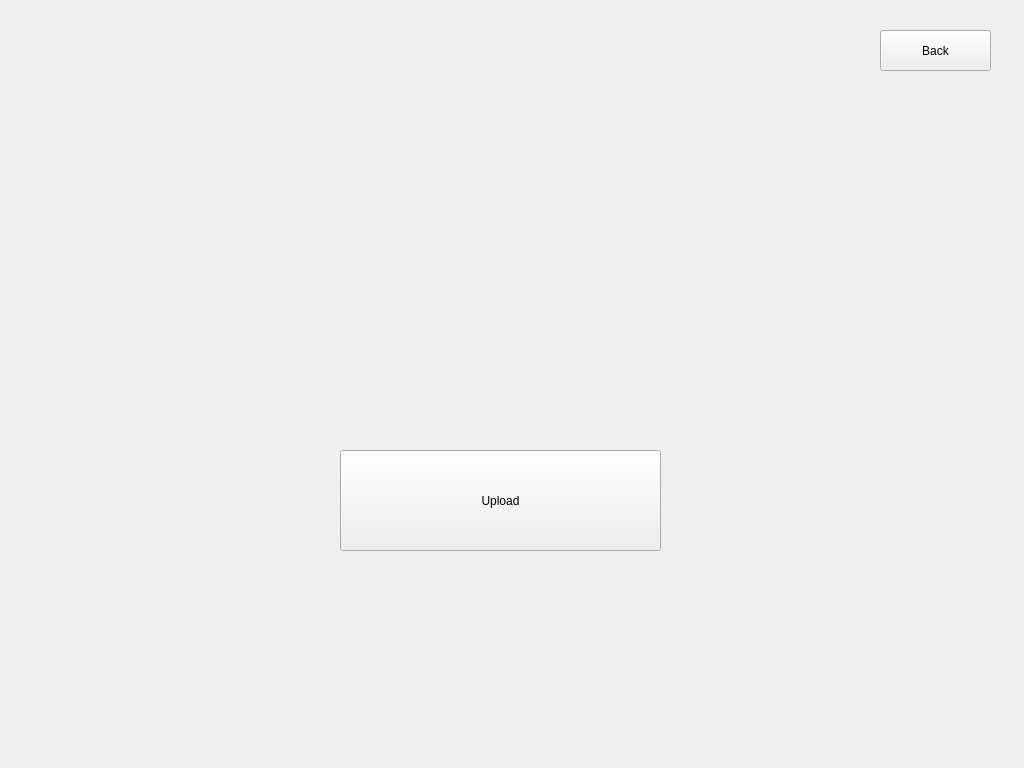
<?xml version="1.0" encoding="UTF-8"?>
<ui version="4.0">
 <class>Form</class>
 <widget class="QWidget" name="Form">
  <property name="geometry">
   <rect>
    <x>0</x>
    <y>0</y>
    <width>1024</width>
    <height>768</height>
   </rect>
  </property>
  <property name="windowTitle">
   <string>Form</string>
  </property>
  <widget class="QPushButton" name="uploadfile_button">
   <property name="geometry">
    <rect>
     <x>340</x>
     <y>450</y>
     <width>321</width>
     <height>101</height>
    </rect>
   </property>
   <property name="text">
    <string>Upload</string>
   </property>
  </widget>
  <widget class="QLabel" name="label">
   <property name="geometry">
    <rect>
     <x>360</x>
     <y>180</y>
     <width>261</width>
     <height>221</height>
    </rect>
   </property>
   <property name="text">
    <string/>
   </property>
   <property name="pixmap">
    <pixmap>../icon/UranusIcon.ico</pixmap>
   </property>
  </widget>
  <widget class="QPushButton" name="back_button">
   <property name="geometry">
    <rect>
     <x>880</x>
     <y>30</y>
     <width>111</width>
     <height>41</height>
    </rect>
   </property>
   <property name="text">
    <string>Back</string>
   </property>
   <property name="icon">
    <iconset>
     <normaloff>../icon/Back_icon.ico</normaloff>../icon/Back_icon.ico</iconset>
   </property>
  </widget>
  <zorder>label</zorder>
  <zorder>uploadfile_button</zorder>
  <zorder>back_button</zorder>
 </widget>
 <resources/>
 <connections/>
</ui>
